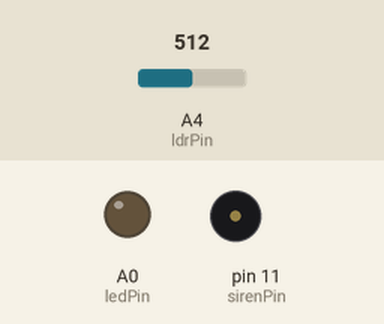
This sketch was run on a simulated Arduino Uno, built with avr-gcc and run on an emulated ATmega328P. Parts: output pins drawn as LEDs (lit = HIGH), buzzer (waves = sounding, pin HIGH). The test bench sets the inputs (shaded band); at power-on: A4 (ldrPin) = 512.

Above: at 1.2 s.
1.3 s: A4 (ldrPin) set to 306
At 2.0 s:
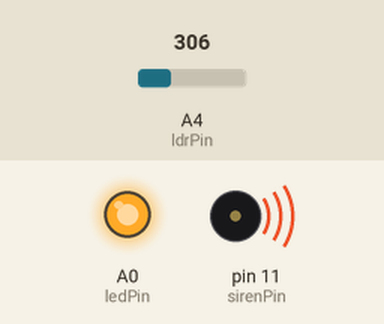
Timing chart, 0 to 4.3 s (numbered marks = the images above; inputs shaded):
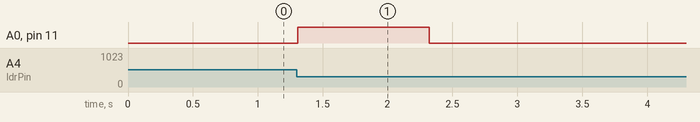

Measured:
- after the input at 1.3 s, A0 (ledPin), pin 11 (sirenPin): LOW → HIGH at once, → LOW 1.0 s later

The sketch:

ARDUINO_LASER_3_ESTE_ES_NUEVO.ino
```cpp
int ldrPin = A4;
int sirenPin = 11;
int ledPin = A0;
long ldrValue1, ldrValue2;


void setup() {
  pinMode (sirenPin,OUTPUT);
  pinMode (ledPin,OUTPUT);
  pinMode (ldrPin,INPUT);

}

void loop(void) {
ldrValue1 = analogRead(ldrPin);
delay(10);
ldrValue2 = analogRead(ldrPin);

if (ldrValue1-ldrValue2 > 20) {
  digitalWrite(sirenPin,HIGH);
  digitalWrite(ledPin,HIGH);
  delay(1000);
}
else{
  digitalWrite(sirenPin,LOW);
  digitalWrite(ledPin,LOW);
}
}
```
